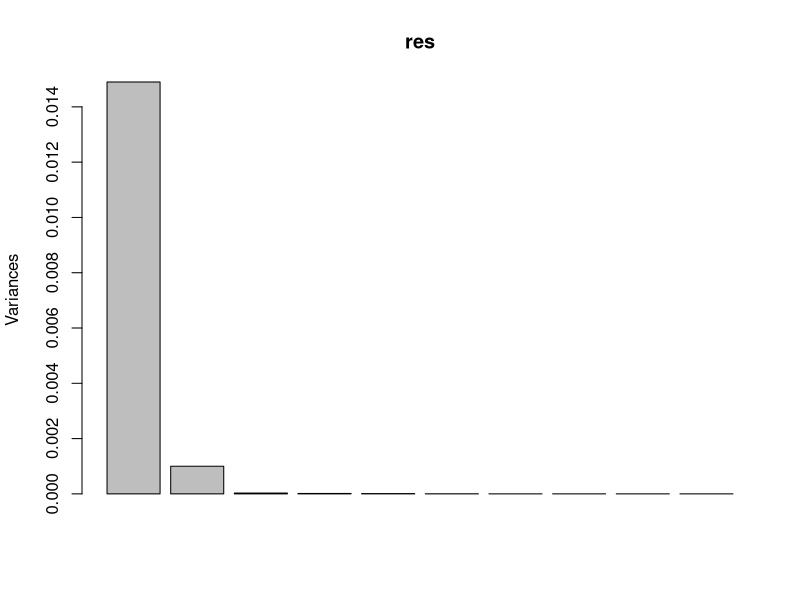
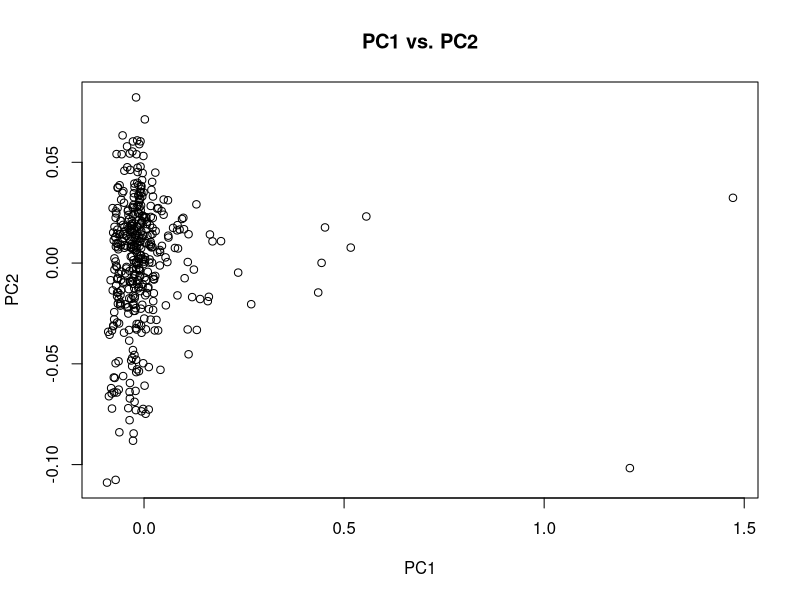
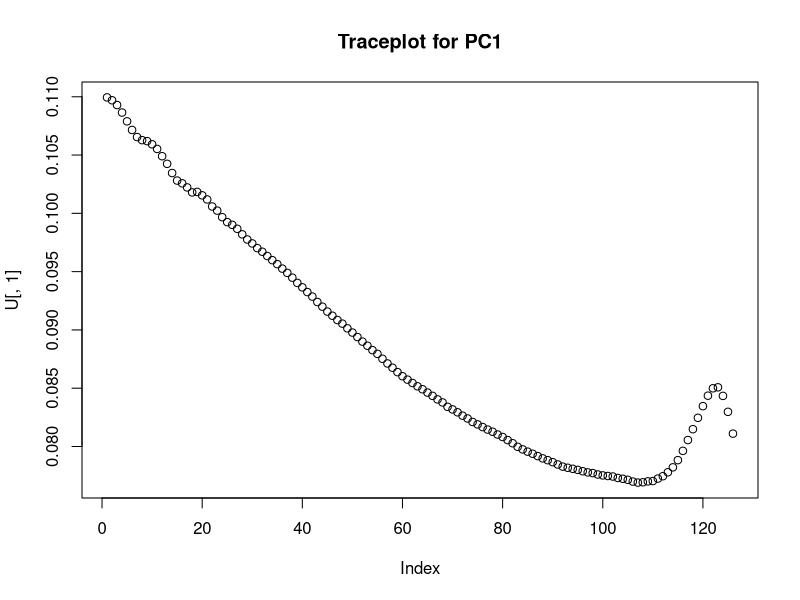
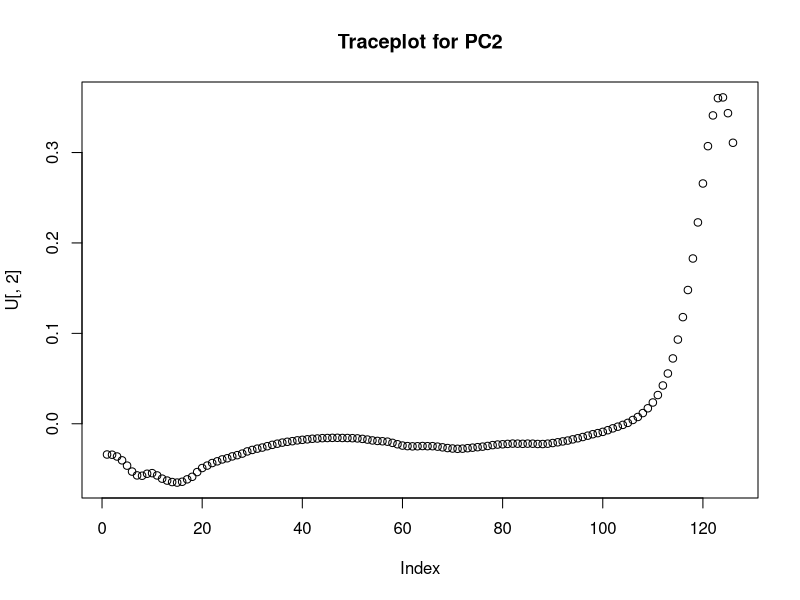
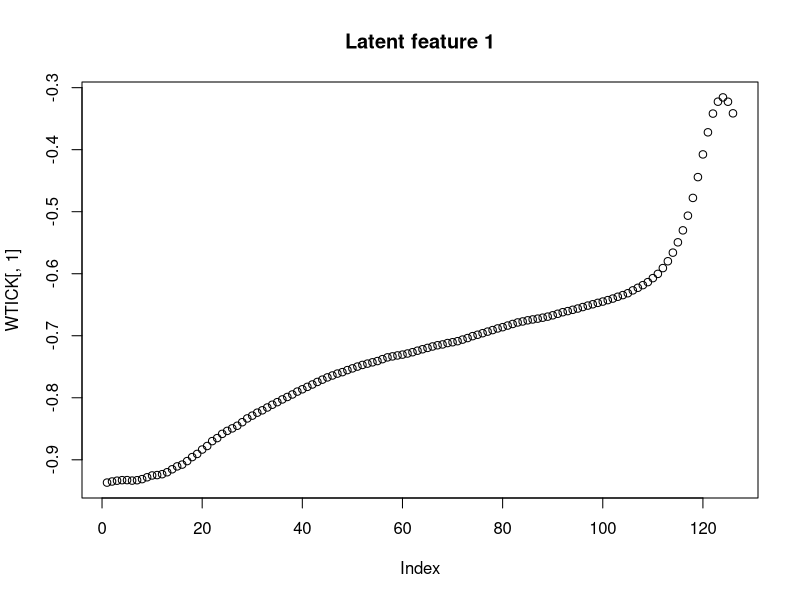
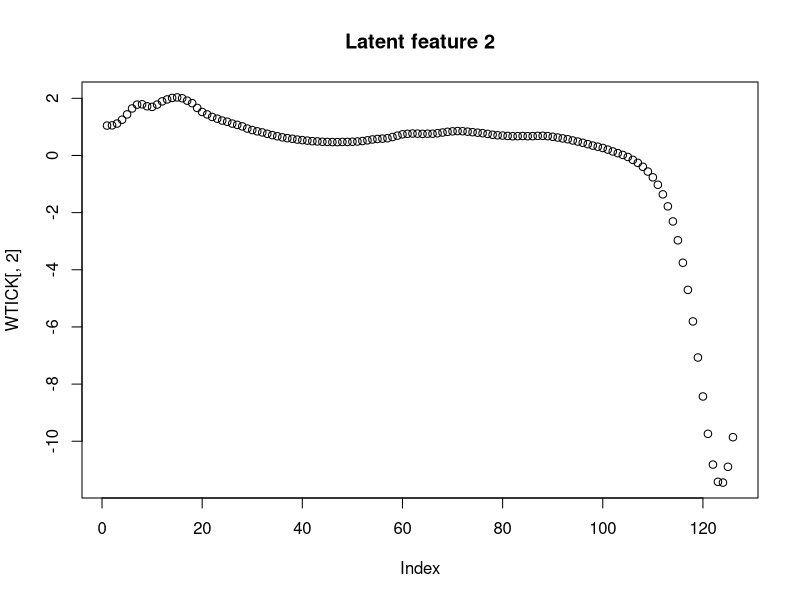
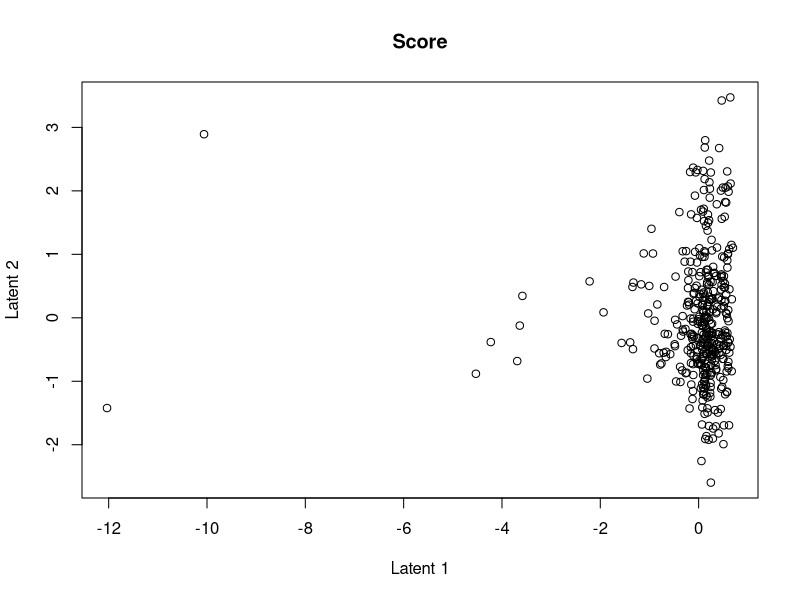

Write R code to recreate these figures, in order.
setwd("~/Programming/TDDE01/Lab 2")
library(fastICA)

data <- read.csv2("NIRSpectra.csv")

data1 <- data

#1
#Conduct a standard PCA by using the feature space and provide 
#a plot explaining how much variation is explained by each feature. 
#Does the plot show how many PC should be extracted? Select the minimal 
#number of components explaining at least 99% of the total variance. 
#Provide also a plot of the scores in the coordinates (PC1, PC2). 
#Are there unusual diesel fuels according to this plot?
data1$Viscosity = c()

res = prcomp(data1)

lambda = res$sdev^2

lambda


sprintf("%2.3f", (lambda)/sum(lambda)*100)

#Histogram of variance
screeplot(res)
#As can be seen in the plot above in combination with the 
#lambda there are two features that explains $99\%$ of the total variance.
plot(res$x[,1], res$x[,2], main = "PC1 vs. PC2", xlab = "PC1", ylab = "PC2")
#The plot above shows the diesel fuels according to 
#the features PC1 and PC2. There are a few outliers in this plot. 
#Mainly the ones with a high value of the PC1.


#2 
#Make trace plots of the loadings of the components selected in step 1. 
#Is there any principle component that is explained by mainly a 
#few original features?
U <- res$rotation
plot(U[,1], main="Traceplot for PC1")
#The plot above shows the traceplot for PC1. As can be seen 
#in the plot it is not mainly explained by just a few few original 
#features, but by a lot of them, but not so much by the ones around index 105.

plot(U[,2], main="Traceplot for PC2")
#The plot abovee shows the traceplot for PC2. As can be 
#seen in the plot it is mainly explained by a feew features 
#around the higher index around 120.

#3 
#Perform Independent Component Analysis with the number of 
#components selected in step 1 (set seed 12345). 
#Check the documentation for the fastICA method in R and do the following:
#  a. Compute W'= K ⋅ W and present the columns of 𝑊𝑊′ in form of the trace plots. Compare with the trace plots in step 2 and make conclusions. What kind of measure is represented by the matrix 𝑊𝑊′?
#  b. Make a plot of the scores of the first two latent features and compare it with the score plot from step 1.

set.seed(12345)
ICA <- fastICA(data1, n.comp = 2, alg.typ = "parallel", fun = "logcosh", alpha = 1,
               method = "R", row.norm = FALSE, maxit = 200, tol = 0.0001,
               verbose = TRUE)

WTICK <- ICA$K %*% ICA$W

# Trace plot results from ICAs
plot(WTICK[,1], main= "Latent feature 1")
plot(WTICK[,2], main= "Latent feature 2")

#The two plots above both shows the latent features for the the W' 
#columns 1 and 2. As can be seen they are inverted along 
#the y-axis compared to the plots for PC1  and PC2.

# Plot of scores
plot(ICA$S[,1], ICA$S[,2], main = "Score", ylab = "Latent 2", xlab = "Latent 1")
#This plot is also a inverted version of the corresponding 
#plot, PC1 vs PC2, but along the x-axis.
